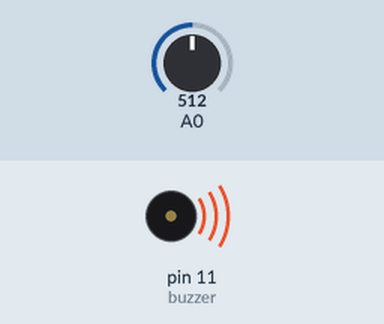
Bench run of a sketch on a simulated Arduino Uno, built with avr-gcc and run on an emulated ATmega328P. Shown: buzzer (waves = sounding, pin HIGH). Inputs (shaded band) come from the test bench; at power-on: A0 = 512.

Above: at 1.2 s.
1.3 s: A0 set to 887
2.8 s: A0 set to 918
At 3.3 s:
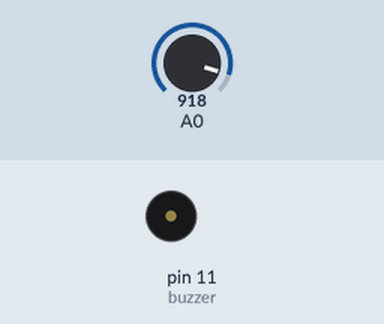
4.3 s: A0 set to 890
At 4.9 s:
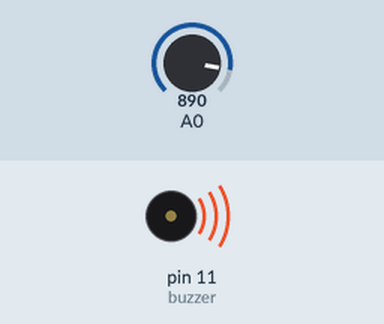
5.8 s: A0 set to 900
At 6.1 s:
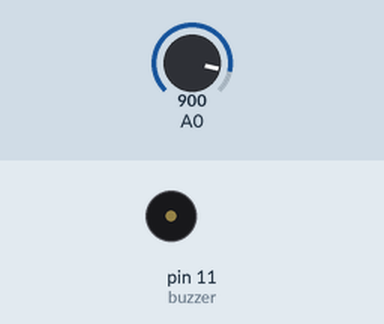
Timing chart, 0 to 8.3 s (numbered marks = the images above; inputs shaded):
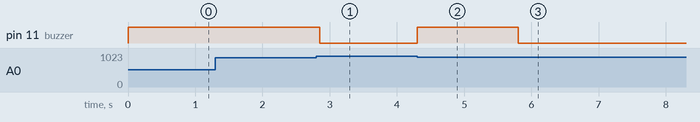

The sketch:

alarme.ino
```cpp
// change this to whichever pin you want to use
int buzzer = 11;


void setup() {
  //put your setup code here, to run once:
  pinMode(A0, INPUT);
  pinMode(buzzer, OUTPUT);


}

void loop() {
  //put your main code here, to run repeatedly:


  if((analogRead(A0) < 900)) {
    digitalWrite(buzzer, HIGH);
    delay(150);

  }


  else {
    digitalWrite(buzzer, LOW);
  }
}
```

Measured:
- the behaviour switches between 899 and 900 on A0 (found by bisection; images 0 and 1)
- after the input at 1.3 s, every drawn part: stays the same
- after the input at 2.8 s, pin 11 (buzzer): HIGH → LOW after 0.05 s
- after the input at 4.3 s, pin 11 (buzzer): LOW → HIGH at once
- after the input at 5.8 s, pin 11 (buzzer): HIGH → LOW at once
